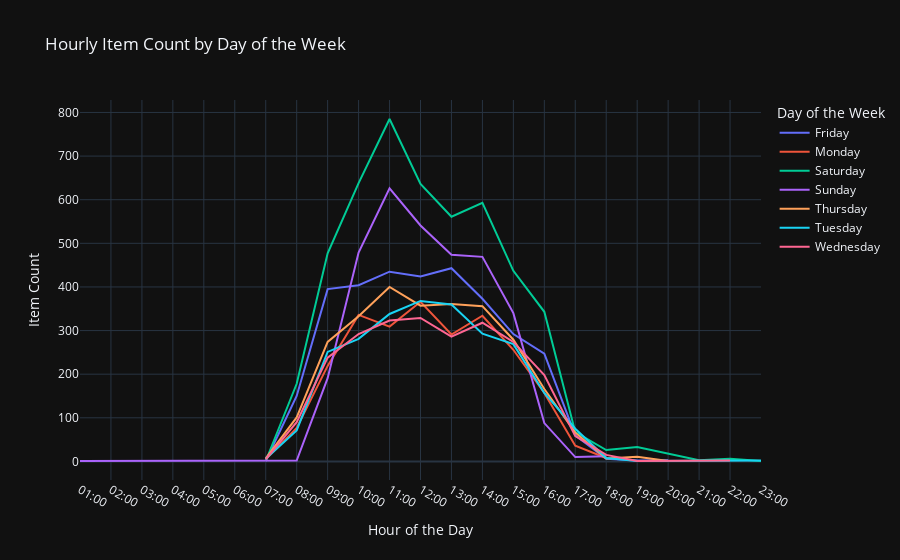

The notebook cell saved with this chart:
### Code cell
# Group by weekday and hour_of_day, and calculate the count of all items
hourly_avg_by_day = ( pos_dt.groupby(['weekday', 'hour_of_day']).size().reset_index(name='item_count'))

# Plot the data using Plotly Express
fig = px.line(hourly_avg_by_day, x='hour_of_day', y='item_count', color='weekday', 
              title='Hourly Item Count by Day of the Week', template='plotly_dark',
              labels={'hour_of_day': 'Hour of the Day', 'item_count': 'Item Count', 'weekday': 'Day of the Week'})

# Customize the x-axis to show labels for every hour
fig.update_layout(xaxis=dict(tickmode='array', tickvals=list(range(24)), ticktext=[f"{hour:02d}:00" for hour in range(24)]))
fig.show()

### Figure 1 — Plotly figure (JSON) as saved in the notebook; plotly's stock layout.template omitted (floating-point values rounded to 4 significant figures)
{"data": [{"hovertemplate": "Day of the Week=Friday<br>Hour of the Day=%{x}<br>Item Count=%{y}<extra></extra>", "legendgroup": "Friday", "line": {"color": "#636efa", "dash": "solid"}, "marker": {"symbol": "circle"}, "mode": "lines", "name": "Friday", "orientation": "v", "showlegend": true, "type": "scatter", "x": [7, 8, 9, 10, 11, 12, 13, 14, 15, 16, 17, 18, 19, 20], "xaxis": "x", "y": [1, 150, 395, 404, 435, 424, 443, 373, 292, 247, 60, 6, 2, 3], "yaxis": "y"}, {"hovertemplate": "Day of the Week=Monday<br>Hour of the Day=%{x}<br>Item Count=%{y}<extra></extra>", "legendgroup": "Monday", "line": {"color": "#EF553B", "dash": "solid"}, "marker": {"symbol": "circle"}, "mode": "lines", "name": "Monday", "orientation": "v", "showlegend": true, "type": "scatter", "x": [7, 8, 9, 10, 11, 12, 13, 14, 15, 16, 17, 18], "xaxis": "x", "y": [5, 77, 219, 336, 309, 366, 291, 334, 256, 157, 36, 8], "yaxis": "y"}, {"hovertemplate": "Day of the Week=Saturday<br>Hour of the Day=%{x}<br>Item Count=%{y}<extra></extra>", "legendgroup": "Saturday", "line": {"color": "#00cc96", "dash": "solid"}, "marker": {"symbol": "circle"}, "mode": "lines", "name": "Saturday", "orientation": "v", "showlegend": true, "type": "scatter", "x": [7, 8, 9, 10, 11, 12, 13, 14, 15, 16, 17, 18, 19, 20, 21, 22, 23], "xaxis": "x", "y": [1, 178, 477, 638, 785, 636, 561, 593, 437, 343, 67, 26, 33, 18, 3, 6, 1], "yaxis": "y"}, {"hovertemplate": "Day of the Week=Sunday<br>Hour of the Day=%{x}<br>Item Count=%{y}<extra></extra>", "legendgroup": "Sunday", "line": {"color": "#ab63fa", "dash": "solid"}, "marker": {"symbol": "circle"}, "mode": "lines", "name": "Sunday", "orientation": "v", "showlegend": true, "type": "scatter", "x": [1, 8, 9, 10, 11, 12, 13, 14, 15, 16, 17, 18], "xaxis": "x", "y": [1, 2, 191, 479, 626, 541, 474, 469, 340, 88, 10, 12], "yaxis": "y"}, {"hovertemplate": "Day of the Week=Thursday<br>Hour of the Day=%{x}<br>Item Count=%{y}<extra></extra>", "legendgroup": "Thursday", "line": {"color": "#FFA15A", "dash": "solid"}, "marker": {"symbol": "circle"}, "mode": "lines", "name": "Thursday", "orientation": "v", "showlegend": true, "type": "scatter", "x": [7, 8, 9, 10, 11, 12, 13, 14, 15, 16, 17, 18, 19, 20], "xaxis": "x", "y": [7, 101, 274, 333, 400, 357, 361, 356, 279, 166, 66, 7, 11, 1], "yaxis": "y"}, {"hovertemplate": "Day of the Week=Tuesday<br>Hour of the Day=%{x}<br>Item Count=%{y}<extra></extra>", "legendgroup": "Tuesday", "line": {"color": "#19d3f3", "dash": "solid"}, "marker": {"symbol": "circle"}, "mode": "lines", "name": "Tuesday", "orientation": "v", "showlegend": true, "type": "scatter", "x": [7, 8, 9, 10, 11, 12, 13, 14, 15, 16, 17, 18, 19, 23], "xaxis": "x", "y": [6, 71, 251, 281, 338, 368, 360, 293, 269, 157, 75, 8, 1, 2], "yaxis": "y"}, {"hovertemplate": "Day of the Week=Wednesday<br>Hour of the Day=%{x}<br>Item Count=%{y}<extra></extra>", "legendgroup": "Wednesday", "line": {"color": "#FF6692", "dash": "solid"}, "marker": {"symbol": "circle"}, "mode": "lines", "name": "Wednesday", "orientation": "v", "showlegend": true, "type": "scatter", "x": [7, 8, 9, 10, 11, 12, 13, 14, 15, 16, 17, 18, 19, 22], "xaxis": "x", "y": [5, 90, 238, 292, 323, 329, 286, 318, 274, 198, 58, 15, 1, 2], "yaxis": "y"}], "layout": {"legend": {"title": {"text": "Day of the Week"}, "tracegroupgap": 0}, "title": {"text": "Hourly Item Count by Day of the Week"}, "xaxis": {"anchor": "y", "domain": [0, 1], "tickmode": "array", "ticktext": ["00:00", "01:00", "02:00", "03:00", "04:00", "05:00", "06:00", "07:00", "08:00", "09:00", "10:00", "11:00", "12:00", "13:00", "14:00", "15:00", "16:00", "17:00", "18:00", "19:00", "20:00", "21:00", "22:00", "23:00"], "tickvals": [0, 1, 2, 3, 4, 5, 6, 7, 8, 9, 10, 11, 12, 13, 14, 15, 16, 17, 18, 19, 20, 21, 22, 23], "title": {"text": "Hour of the Day"}}, "yaxis": {"anchor": "x", "domain": [0, 1], "title": {"text": "Item Count"}}}}
